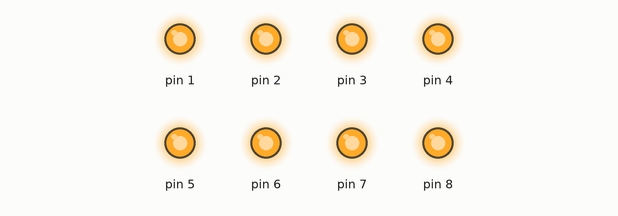
Recording of a sketch running on a simulated Arduino Uno, built with avr-gcc and run on an emulated ATmega328P. Shown: output pins drawn as LEDs (lit = HIGH).

Above: at 0.1 s.
Timing chart, 0 to 1.6 s (numbered marks = the images above):
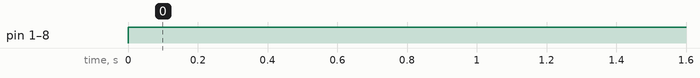

The sketch:

1802.ino
```cpp
byte numberSegments[10] = {
  0b01110111,
  0b00010100,
  0b10110011,
  0b10110110,
  0b11010100,
  0b11100110,
  0b11100111,
  0b00110100,
  0b11110111,
  0b11110110,
};

void setup() {

  pinMode(1, OUTPUT);//1
  pinMode(2, OUTPUT);//2
  pinMode(3, OUTPUT);//
  pinMode(4, OUTPUT);//
  pinMode(5, OUTPUT);//
  pinMode(6, OUTPUT);//
  pinMode(7, OUTPUT);//
  pinMode(8, OUTPUT);//
}

void loop() {
  for (int i = 1; i < 9; ++i) {
    digitalWrite(i,HIGH);
  }
}
```

Measured:
- by itself, pin 1–8: LOW → HIGH at 0.00 s
